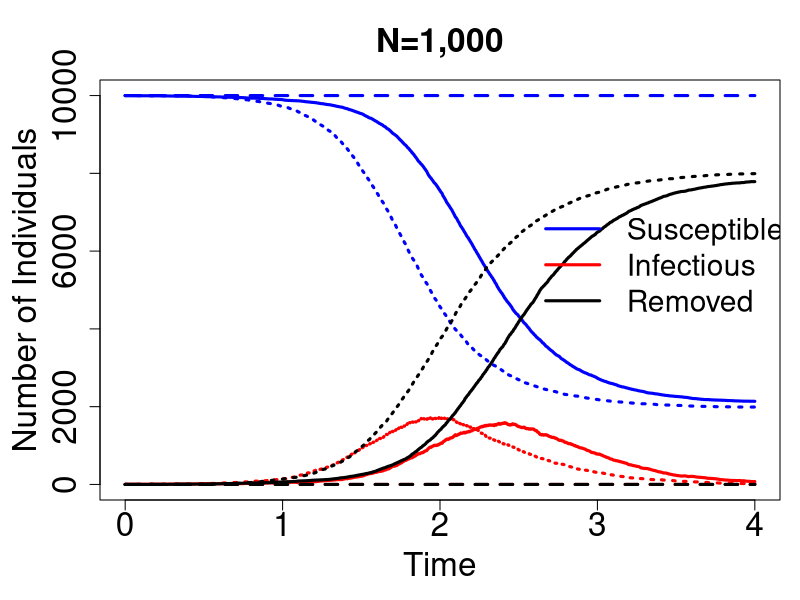

The R source for this figure:
## Let's write a function that simulates one realization of the stochastic SIR model.
## We are going to assume that the number of recovered individuals is 0 at time 0.

simulateSIR = function(beta, alpha, init_susceptible, init_infectious, total_time){

  current_susceptible = my_susceptible = init_susceptible
  current_infectious = my_infectious = init_infectious
  current_time = my_times = 0


  waiting_time = rexp(1, beta*current_infectious*current_susceptible + alpha*current_infectious)

  current_time = current_time + waiting_time

  while ((current_time < total_time) & (current_infectious !=0)){

    my_move = sample(1:2, size=1, prob = c(beta*current_infectious*current_susceptible, alpha*current_infectious))

    if (my_move == 1){
      current_infectious = current_infectious + 1
      current_susceptible = current_susceptible - 1

    }else{
      current_infectious = current_infectious - 1
    }

    my_susceptible = c(my_susceptible, current_susceptible)
    my_infectious = c(my_infectious, current_infectious)
    my_times = c(my_times, current_time)

    if (current_infectious !=0){
      waiting_time = rexp(1, beta*current_infectious*current_susceptible + alpha*current_infectious)
    }

    current_time = current_time + waiting_time
  }

  my_susceptible = c(my_susceptible, current_susceptible)
  my_infectious = c(my_infectious, current_infectious)
  my_times = c(my_times, total_time)

  return_matrix = cbind(my_susceptible, my_infectious, my_times)
  colnames(return_matrix) = c("S", "I", "times")

  return(return_matrix)
}



sir_sim = list()

set.seed(2020)
num_realizations = 3
population_size = 10000

for (i in 1:num_realizations){
  sir_sim[[i]] = simulateSIR(beta=8/population_size, alpha=4.0, init_susceptible = population_size-1, init_infectious=1, total_time = 4)
}

my_line_type = c(1,2,3)

par(mar=c(5,5,4,1))

plot(1,1, xlim=c(0,4), ylim = c(0,population_size), type="n", xlab="Time", ylab="Number of Individuals", cex.lab = 2.0, cex.main = 2.0, cex.axis=2.0, main="N=1,000")
for (i in 1:num_realizations){
  lines(sir_sim[[i]][,"times"], sir_sim[[i]][,"S"], type="s", col="blue", lwd=3, lty=my_line_type[i])
}

for (i in 1:num_realizations){
  lines(sir_sim[[i]][,"times"], sir_sim[[i]][,"I"], type="s", col="red", lty=my_line_type[i], lwd=3)
}

for (i in 1:num_realizations){
  lines(sir_sim[[i]][,"times"], population_size-sir_sim[[i]][,"I"]-sir_sim[[i]][,"S"], type="s", col="black", lty=my_line_type[i], lwd=3)
}

legend(2.5,0.75*population_size, legend=c("Susceptible", "Infectious", "Removed"), col=c("blue", "red", "black"), lwd=3, cex=1.8, bty="n")
